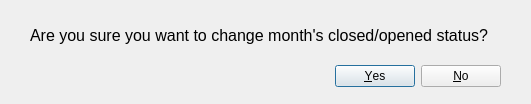
<?xml version="1.0" encoding="UTF-8"?>
<ui version="4.0">
 <class>DWin_Close_Month</class>
 <widget class="QDialog" name="DWin_Close_Month">
  <property name="windowModality">
   <enum>Qt::ApplicationModal</enum>
  </property>
  <property name="geometry">
   <rect>
    <x>0</x>
    <y>0</y>
    <width>531</width>
    <height>104</height>
   </rect>
  </property>
  <property name="windowTitle">
   <string>Change month's status?</string>
  </property>
  <widget class="QDialogButtonBox" name="buttonBoxCloseMonth">
   <property name="geometry">
    <rect>
     <x>260</x>
     <y>60</y>
     <width>241</width>
     <height>32</height>
    </rect>
   </property>
   <property name="orientation">
    <enum>Qt::Horizontal</enum>
   </property>
   <property name="standardButtons">
    <set>QDialogButtonBox::No|QDialogButtonBox::Yes</set>
   </property>
  </widget>
  <widget class="QLabel" name="labelAlert">
   <property name="geometry">
    <rect>
     <x>30</x>
     <y>20</y>
     <width>581</width>
     <height>31</height>
    </rect>
   </property>
   <property name="font">
    <font>
     <pointsize>12</pointsize>
    </font>
   </property>
   <property name="text">
    <string>Are you sure you want to change month's closed/opened status?</string>
   </property>
  </widget>
 </widget>
 <resources/>
 <connections>
  <connection>
   <sender>buttonBoxCloseMonth</sender>
   <signal>accepted()</signal>
   <receiver>DWin_Close_Month</receiver>
   <slot>accept()</slot>
   <hints>
    <hint type="sourcelabel">
     <x>248</x>
     <y>254</y>
    </hint>
    <hint type="destinationlabel">
     <x>157</x>
     <y>274</y>
    </hint>
   </hints>
  </connection>
  <connection>
   <sender>buttonBoxCloseMonth</sender>
   <signal>rejected()</signal>
   <receiver>DWin_Close_Month</receiver>
   <slot>reject()</slot>
   <hints>
    <hint type="sourcelabel">
     <x>316</x>
     <y>260</y>
    </hint>
    <hint type="destinationlabel">
     <x>286</x>
     <y>274</y>
    </hint>
   </hints>
  </connection>
 </connections>
</ui>
